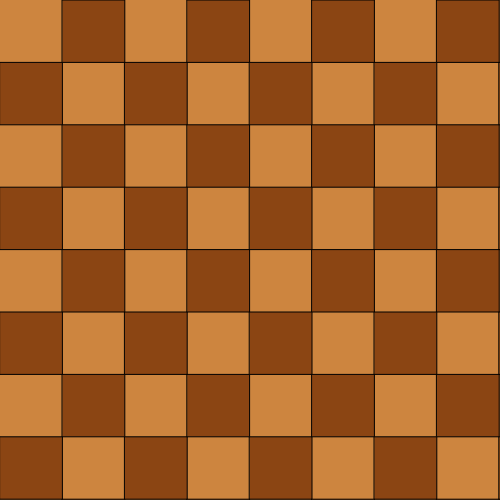
Frame 1 (no input)
Frame 60 (no input): identical to frame 1, image omitted
Frame 120 (the mouse pressed at the canvas centre since frame 60): identical to frame 1, image omitted

The p5.js sketch that drew this single still picture (run headless with seeded random() and noise() and a simulated clock; from frame 60 on, the mouse is pressed at the canvas centre):

// p5.js sketch
// ── sketch.js
function setup() {
  createCanvas(500, 500);
  fill(139,69,19)
}

function draw() {
  background(205,133,63);
  for(var x = 0; x <= 500; x = x + 124.8){
    for(var y = 62.4; y <= 500; y = y + 124.8){
     rect(y,x,62.4,62.4);
     rect(x,y,62.4,62.4);
     }
    }
      
  
}
